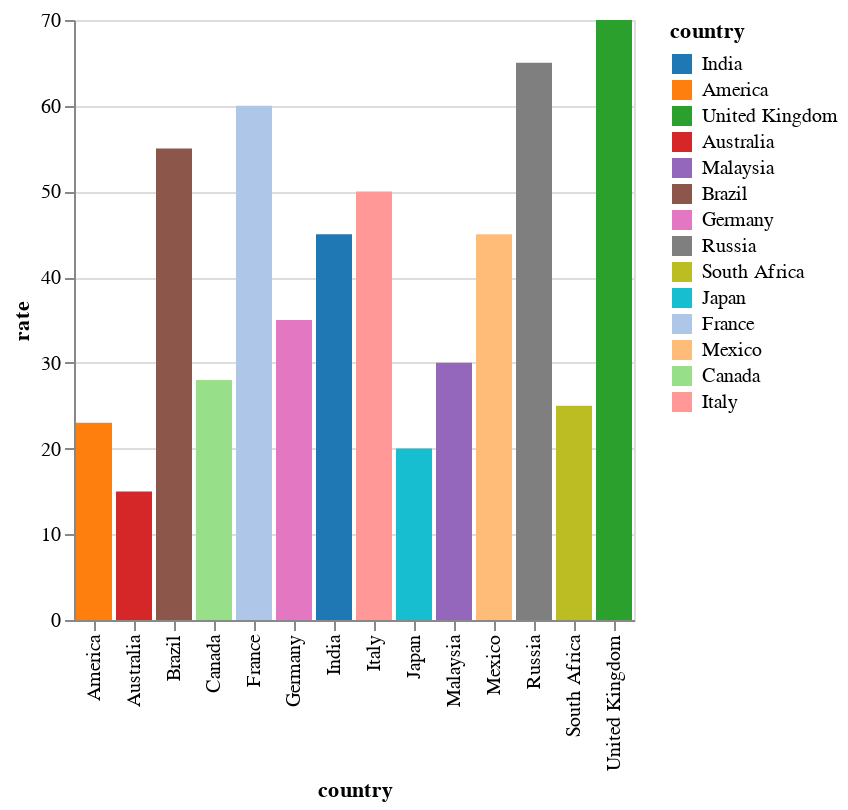

Vega-Lite specification stored for this chart:
### Vega-Lite specification from a JSON file in a GitHub repository (floating-point values rounded to 4 significant figures)
{"$schema": "https://vega.github.io/schema/vega-lite/v5.json", "description": "Cybercrime Rates in the World", "data": {"values": [{"country": "India", "rate": 45}, {"country": "America", "rate": 23}, {"country": "United Kingdom", "rate": 70}, {"country": "Australia", "rate": 15}, {"country": "Malaysia", "rate": 30}, {"country": "Brazil", "rate": 55}, {"country": "Germany", "rate": 35}, {"country": "Russia", "rate": 65}, {"country": "South Africa", "rate": 25}, {"country": "Japan", "rate": 20}, {"country": "France", "rate": 60}, {"country": "Mexico", "rate": 45}, {"country": "Canada", "rate": 28}, {"country": "Italy", "rate": 50}]}, "transform": [{"calculate": "datum.rate + ' %'", "as": "ratePercentage"}], "selection": {"slider": {"type": "single", "fields": ["rate"], "bind": {"input": "range", "min": 0, "max": 70, "step": 1}}, "country_dropdown": {"type": "single", "fields": ["country"], "bind": {"input": "select", "options": ["India", "America", "United Kingdom", "Australia", "Malaysia", "Brazil", "Germany", "Russia", "South Africa", "Japan", "France", "Mexico", "Canada", "Italy"]}}}, "mark": {"type": "bar", "tooltip": true}, "encoding": {"x": {"field": "country", "type": "ordinal"}, "y": {"field": "rate", "type": "quantitative"}, "color": {"field": "country", "type": "nominal", "scale": {"domain": ["India", "America", "United Kingdom", "Australia", "Malaysia", "Brazil", "Germany", "Russia", "South Africa", "Japan", "France", "Mexico", "Canada", "Italy"], "range": ["#1f77b4", "#ff7f0e", "#2ca02c", "#d62728", "#9467bd", "#8c564b", "#e377c2", "#7f7f7f", "#bcbd22", "#17becf", "#aec7e8", "#ffbb78", "#98df8a", "#ff9896"]}}, "text": {"field": "ratePercentage", "type": "nominal"}, "opacity": {"condition": {"selection": "country_dropdown", "value": 1}, "value": 0.3}}, "config": {}}
